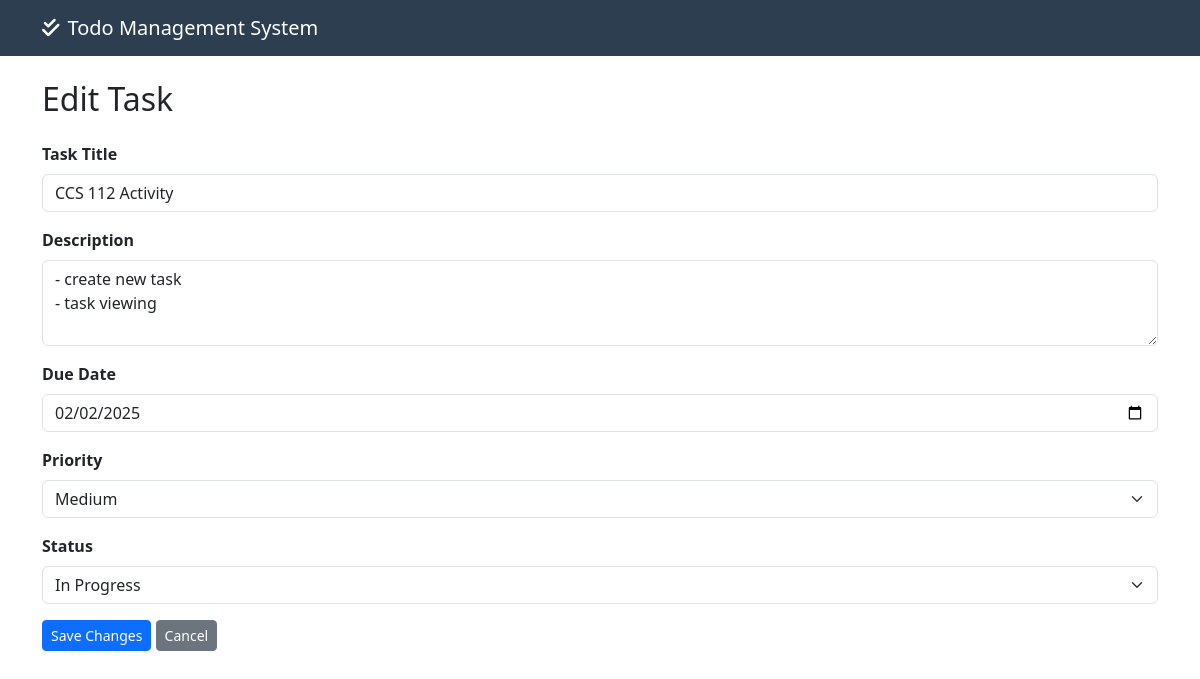
Screenshot of /edit_task.php?id=2 with the database file from the repository.
### tables this page shows
CREATE TABLE `tasks` (
  `id` int(11) NOT NULL,
  `title` varchar(255) NOT NULL,
  `description` text DEFAULT NULL,
  `due_date` date NOT NULL,
  `priority` enum('Low','Medium','High') DEFAULT 'Medium',
  `status` enum('todo','in_progress','done') DEFAULT 'todo',
  `created_at` timestamp NOT NULL DEFAULT current_timestamp(),
  `updated_at` timestamp NOT NULL DEFAULT current_timestamp() ON UPDATE current_timestamp(),
  `assignee_id` int(11) DEFAULT NULL
);

### edit_task.php (the view, shortened to what this page needs)
<?php
include 'db_connect.php';
$id = $_GET['id'];
$query = "SELECT * FROM tasks WHERE id = $id";
$result = mysqli_query($conn, $query);
$task = mysqli_fetch_assoc($result);
?>
<!DOCTYPE html>
<html lang="en">
<head>
    <link href="https://cdn.jsdelivr.net/npm/bootstrap@5.3.0/dist/css/bootstrap.min.css" rel="stylesheet">
    <link rel="stylesheet" href="https://cdnjs.cloudflare.com/ajax/libs/font-awesome/6.0.0/css/all.min.css">
</head>
<body>
    <nav class="navbar navbar-expand-lg navbar-dark mb-4">
        <div class="container">
            <a class="navbar-brand" href="index.php">
                <i class="fas fa-check-double me-2"></i>Todo Management System
            </a>
        </div>
    </nav>
    <div class="container">
        <h2 class="mb-4">Edit Task</h2>
        <form action="process_task.php" method="POST">
            <div class="mb-3">
                <label for="title" class="form-label fw-semibold">Task Title</label>
                <input type="text" class="form-control" id="title" name="title" value="<?php echo htmlspecialchars($task['title']); ?>" required>
            </div>
            <div class="mb-3">
                <label for="description" class="form-label fw-semibold">Description</label>
                <textarea class="form-control" id="description" name="description" rows="3"><?php echo htmlspecialchars($task['description']); ?></textarea>
            </div>
            <div class="mb-3">
                <label for="due_date" class="form-label fw-semibold">Due Date</label>
                <input type="date" class="form-control" id="due_date" name="due_date" value="<?php echo $task['due_date']; ?>" required>
            </div>
            <div class="mb-3">
                <label for="priority" class="form-label fw-semibold">Priority</label>
                <select class="form-select" id="priority" name="priority" required>
                    <option value="Medium" <?php if($task['priority'] == 'Medium') echo 'selected'; ?>>Medium</option>
                </select>
            </div>
            <div class="mb-3">
                <label for="status" class="form-label fw-semibold">Status</label>
                <select class="form-select" id="status" name="status" required>
                    <option value="in_progress" <?php if($task['status'] == 'in_progress') echo 'selected'; ?>>In Progress</option>
                </select>
            </div>
            <div class="mb-3">
                <button type="submit" class="btn btn-primary btn-sm">Save Changes</button>
                <a href="index.php" class="btn btn-secondary btn-sm">Cancel</a>
            </div>
        </form>
    </div>
</body>
</html>

### edit_task.php (style rules this page uses)
.navbar { background-color: #2c3e50; }
.navbar-brand { color: white !important; }
.form-control { font-size: 16px; }

### rows the page displays
tasks: title "CCS 112 Activity", description "- create new task - task viewing", due_date "02/02/2025", priority "Medium", status "In Progress"
